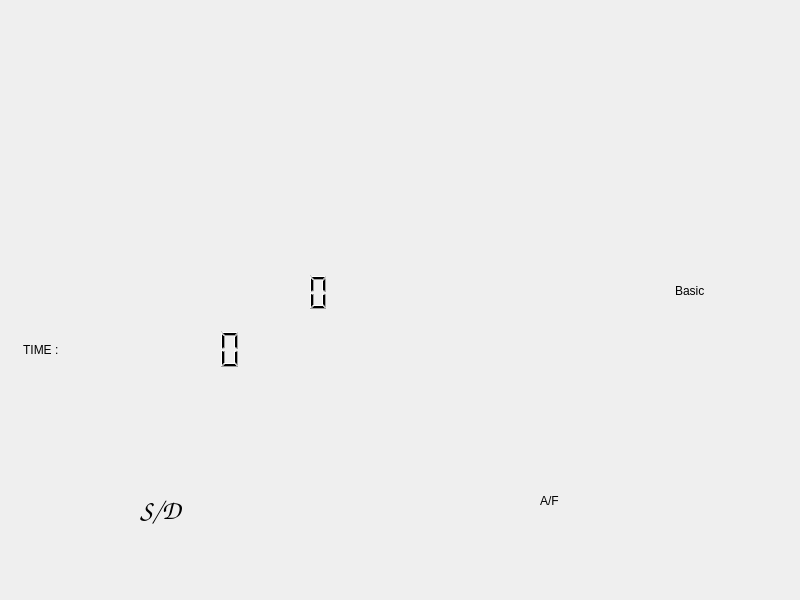
<?xml version="1.0" encoding="UTF-8"?>
<ui version="4.0">
 <class>basic</class>
 <widget class="QMainWindow" name="basic">
  <property name="geometry">
   <rect>
    <x>0</x>
    <y>0</y>
    <width>800</width>
    <height>600</height>
   </rect>
  </property>
  <property name="windowTitle">
   <string>MainWindow</string>
  </property>
  <widget class="QWidget" name="centralwidget">
   <property name="styleSheet">
    <string notr="true">background-image: url(:/background/images/bk.png);</string>
   </property>
   <widget class="QWidget" name="drum" native="true">
    <property name="enabled">
     <bool>true</bool>
    </property>
    <property name="geometry">
     <rect>
      <x>0</x>
      <y>155</y>
      <width>200</width>
      <height>155</height>
     </rect>
    </property>
    <property name="sizePolicy">
     <sizepolicy hsizetype="Fixed" vsizetype="Fixed">
      <horstretch>0</horstretch>
      <verstretch>0</verstretch>
     </sizepolicy>
    </property>
    <property name="minimumSize">
     <size>
      <width>200</width>
      <height>155</height>
     </size>
    </property>
    <property name="maximumSize">
     <size>
      <width>200</width>
      <height>155</height>
     </size>
    </property>
    <property name="styleSheet">
     <string notr="true">background-image: url(:/item/images/mtaiko.png);</string>
    </property>
    <zorder>widget_2</zorder>
   </widget>
   <widget class="QWidget" name="icon" native="true">
    <property name="geometry">
     <rect>
      <x>-30</x>
      <y>-30</y>
      <width>270</width>
      <height>220</height>
     </rect>
    </property>
    <property name="sizePolicy">
     <sizepolicy hsizetype="Fixed" vsizetype="Fixed">
      <horstretch>0</horstretch>
      <verstretch>0</verstretch>
     </sizepolicy>
    </property>
    <property name="minimumSize">
     <size>
      <width>270</width>
      <height>220</height>
     </size>
    </property>
    <property name="maximumSize">
     <size>
      <width>270</width>
      <height>220</height>
     </size>
    </property>
    <property name="styleSheet">
     <string notr="true">background-image: url(:/item/images/images.png);</string>
    </property>
   </widget>
   <widget class="QWidget" name="resultguage" native="true">
    <property name="geometry">
     <rect>
      <x>500</x>
      <y>89</y>
      <width>307</width>
      <height>103</height>
     </rect>
    </property>
    <property name="sizePolicy">
     <sizepolicy hsizetype="Fixed" vsizetype="Fixed">
      <horstretch>0</horstretch>
      <verstretch>0</verstretch>
     </sizepolicy>
    </property>
    <property name="minimumSize">
     <size>
      <width>307</width>
      <height>103</height>
     </size>
    </property>
    <property name="maximumSize">
     <size>
      <width>307</width>
      <height>103</height>
     </size>
    </property>
    <property name="styleSheet">
     <string notr="true">background-image: url(:/item/images/resultguage1.png);</string>
    </property>
   </widget>
   <widget class="QWidget" name="songtitle" native="true">
    <property name="geometry">
     <rect>
      <x>395</x>
      <y>270</y>
      <width>400</width>
      <height>44</height>
     </rect>
    </property>
    <property name="sizePolicy">
     <sizepolicy hsizetype="Fixed" vsizetype="Fixed">
      <horstretch>0</horstretch>
      <verstretch>0</verstretch>
     </sizepolicy>
    </property>
    <property name="minimumSize">
     <size>
      <width>400</width>
      <height>44</height>
     </size>
    </property>
    <property name="maximumSize">
     <size>
      <width>400</width>
      <height>44</height>
     </size>
    </property>
    <property name="styleSheet">
     <string notr="true">background-image: url(:/item/images/hr_songtitle.png);</string>
    </property>
    <widget class="QLabel" name="label_4">
     <property name="geometry">
      <rect>
       <x>280</x>
       <y>0</y>
       <width>121</width>
       <height>41</height>
      </rect>
     </property>
     <property name="styleSheet">
      <string notr="true">font: 75 italic 28pt &quot;Comic Sans MS&quot;;</string>
     </property>
     <property name="text">
      <string>Basic</string>
     </property>
    </widget>
   </widget>
   <widget class="QGraphicsView" name="boardview">
    <property name="geometry">
     <rect>
      <x>170</x>
      <y>115</y>
      <width>630</width>
      <height>153</height>
     </rect>
    </property>
    <property name="sizePolicy">
     <sizepolicy hsizetype="Fixed" vsizetype="Fixed">
      <horstretch>0</horstretch>
      <verstretch>0</verstretch>
     </sizepolicy>
    </property>
    <property name="minimumSize">
     <size>
      <width>630</width>
      <height>153</height>
     </size>
    </property>
    <property name="maximumSize">
     <size>
      <width>630</width>
      <height>153</height>
     </size>
    </property>
    <property name="font">
     <font>
      <kerning>false</kerning>
     </font>
    </property>
    <property name="styleSheet">
     <string notr="true">background: transparent;border:0px;</string>
    </property>
    <property name="verticalScrollBarPolicy">
     <enum>Qt::ScrollBarAlwaysOff</enum>
    </property>
    <property name="horizontalScrollBarPolicy">
     <enum>Qt::ScrollBarAlwaysOff</enum>
    </property>
   </widget>
   <widget class="QLCDNumber" name="time">
    <property name="geometry">
     <rect>
      <x>110</x>
      <y>329</y>
      <width>160</width>
      <height>41</height>
     </rect>
    </property>
    <property name="sizePolicy">
     <sizepolicy hsizetype="Fixed" vsizetype="Fixed">
      <horstretch>0</horstretch>
      <verstretch>0</verstretch>
     </sizepolicy>
    </property>
    <property name="minimumSize">
     <size>
      <width>160</width>
      <height>41</height>
     </size>
    </property>
    <property name="maximumSize">
     <size>
      <width>160</width>
      <height>41</height>
     </size>
    </property>
    <property name="styleSheet">
     <string notr="true">background-image: url(:/background/images/blackbackground.png);
background-color: rgba(255, 255, 255, 0);</string>
    </property>
   </widget>
   <widget class="QLabel" name="label">
    <property name="geometry">
     <rect>
      <x>10</x>
      <y>330</y>
      <width>101</width>
      <height>39</height>
     </rect>
    </property>
    <property name="styleSheet">
     <string notr="true">font: 75 13pt &quot;Comic Sans MS&quot;;
background-image: url(:/background/images/blackbackground.png);</string>
    </property>
    <property name="text">
     <string>    TIME : </string>
    </property>
   </widget>
   <widget class="QWidget" name="board" native="true">
    <property name="geometry">
     <rect>
      <x>180</x>
      <y>115</y>
      <width>620</width>
      <height>153</height>
     </rect>
    </property>
    <property name="sizePolicy">
     <sizepolicy hsizetype="Fixed" vsizetype="Fixed">
      <horstretch>0</horstretch>
      <verstretch>0</verstretch>
     </sizepolicy>
    </property>
    <property name="minimumSize">
     <size>
      <width>620</width>
      <height>153</height>
     </size>
    </property>
    <property name="maximumSize">
     <size>
      <width>620</width>
      <height>153</height>
     </size>
    </property>
    <property name="styleSheet">
     <string notr="true">background-image: url(:/background/images/bk5.png);</string>
    </property>
   </widget>
   <widget class="QLCDNumber" name="score">
    <property name="geometry">
     <rect>
      <x>190</x>
      <y>272</y>
      <width>180</width>
      <height>40</height>
     </rect>
    </property>
    <property name="sizePolicy">
     <sizepolicy hsizetype="Fixed" vsizetype="Fixed">
      <horstretch>0</horstretch>
      <verstretch>0</verstretch>
     </sizepolicy>
    </property>
    <property name="minimumSize">
     <size>
      <width>180</width>
      <height>40</height>
     </size>
    </property>
    <property name="maximumSize">
     <size>
      <width>180</width>
      <height>40</height>
     </size>
    </property>
    <property name="styleSheet">
     <string notr="true">background-image: url(:/background/images/blackbackground.png);
background-color: rgba(255, 255, 255, 0);</string>
    </property>
   </widget>
   <widget class="QWidget" name="widget" native="true">
    <property name="geometry">
     <rect>
      <x>90</x>
      <y>400</y>
      <width>101</width>
      <height>91</height>
     </rect>
    </property>
    <property name="styleSheet">
     <string notr="true">background-image: url(:/item/images/1.png);</string>
    </property>
   </widget>
   <widget class="QWidget" name="widget_3" native="true">
    <property name="geometry">
     <rect>
      <x>570</x>
      <y>380</y>
      <width>101</width>
      <height>101</height>
     </rect>
    </property>
    <property name="styleSheet">
     <string notr="true">background-image: url(:/item/images/4.png);</string>
    </property>
   </widget>
   <widget class="QWidget" name="widget_4" native="true">
    <property name="geometry">
     <rect>
      <x>480</x>
      <y>390</y>
      <width>120</width>
      <height>91</height>
     </rect>
    </property>
    <property name="styleSheet">
     <string notr="true">background-image: url(:/item/images/2.png);</string>
    </property>
   </widget>
   <widget class="QWidget" name="widget_5" native="true">
    <property name="geometry">
     <rect>
      <x>170</x>
      <y>390</y>
      <width>101</width>
      <height>101</height>
     </rect>
    </property>
    <property name="styleSheet">
     <string notr="true">background-image: url(:/item/images/3.png);</string>
    </property>
   </widget>
   <widget class="QLabel" name="label_2">
    <property name="geometry">
     <rect>
      <x>140</x>
      <y>490</y>
      <width>71</width>
      <height>41</height>
     </rect>
    </property>
    <property name="font">
     <font>
      <family>Comic Sans MS</family>
      <pointsize>20</pointsize>
      <weight>9</weight>
      <italic>false</italic>
      <bold>false</bold>
     </font>
    </property>
    <property name="styleSheet">
     <string notr="true">background-image: url(:/background/images/graybackground.png);
font: 75 20pt &quot;Comic Sans MS&quot;;</string>
    </property>
    <property name="text">
     <string>S/D</string>
    </property>
   </widget>
   <widget class="QLabel" name="label_3">
    <property name="geometry">
     <rect>
      <x>540</x>
      <y>480</y>
      <width>80</width>
      <height>41</height>
     </rect>
    </property>
    <property name="styleSheet">
     <string notr="true">background-image: url(:/background/images/graybackground.png);
font: 75 20pt &quot;Comic Sans MS&quot;;</string>
    </property>
    <property name="text">
     <string>A/F</string>
    </property>
   </widget>
   <widget class="QWidget" name="A" native="true">
    <property name="geometry">
     <rect>
      <x>-40</x>
      <y>125</y>
      <width>151</width>
      <height>151</height>
     </rect>
    </property>
    <property name="styleSheet">
     <string notr="true">background-image: url(:/item/images/mtaikoflash_blue_left.png);</string>
    </property>
   </widget>
   <widget class="QWidget" name="F" native="true">
    <property name="geometry">
     <rect>
      <x>-5</x>
      <y>122</y>
      <width>151</width>
      <height>151</height>
     </rect>
    </property>
    <property name="styleSheet">
     <string notr="true">background-image: url(:/item/images/mtaikoflash_blue_right.png);</string>
    </property>
   </widget>
   <widget class="QWidget" name="S" native="true">
    <property name="geometry">
     <rect>
      <x>-36</x>
      <y>120</y>
      <width>151</width>
      <height>151</height>
     </rect>
    </property>
    <property name="styleSheet">
     <string notr="true">background-image: url(:/item/images/mtaikoflash_red_left.png);</string>
    </property>
   </widget>
   <widget class="QWidget" name="D" native="true">
    <property name="geometry">
     <rect>
      <x>-4</x>
      <y>122</y>
      <width>151</width>
      <height>151</height>
     </rect>
    </property>
    <property name="styleSheet">
     <string notr="true">background-image: url(:/item/images/mtaikoflash_red_right.png);</string>
    </property>
   </widget>
   <widget class="QWidget" name="excellent" native="true">
    <property name="geometry">
     <rect>
      <x>210</x>
      <y>115</y>
      <width>31</width>
      <height>71</height>
     </rect>
    </property>
    <property name="styleSheet">
     <string notr="true">background-image: url(:/item/images/excellent.png);</string>
    </property>
   </widget>
   <widget class="QWidget" name="good" native="true">
    <property name="geometry">
     <rect>
      <x>205</x>
      <y>115</y>
      <width>41</width>
      <height>71</height>
     </rect>
    </property>
    <property name="styleSheet">
     <string notr="true">background-image: url(:/item/images/good.png);</string>
    </property>
   </widget>
   <widget class="QWidget" name="bad" native="true">
    <property name="geometry">
     <rect>
      <x>180</x>
      <y>130</y>
      <width>81</width>
      <height>41</height>
     </rect>
    </property>
    <property name="styleSheet">
     <string notr="true">background-image: url(:/item/images/bad.png);</string>
    </property>
   </widget>
   <zorder>drum</zorder>
   <zorder>icon</zorder>
   <zorder>resultguage</zorder>
   <zorder>songtitle</zorder>
   <zorder>time</zorder>
   <zorder>label</zorder>
   <zorder>board</zorder>
   <zorder>score</zorder>
   <zorder>boardview</zorder>
   <zorder>widget</zorder>
   <zorder>widget_4</zorder>
   <zorder>widget_5</zorder>
   <zorder>label_2</zorder>
   <zorder>label_3</zorder>
   <zorder>widget_3</zorder>
   <zorder>A</zorder>
   <zorder>F</zorder>
   <zorder>S</zorder>
   <zorder>D</zorder>
   <zorder>excellent</zorder>
   <zorder>good</zorder>
   <zorder>bad</zorder>
  </widget>
 </widget>
 <resources/>
 <connections/>
</ui>
